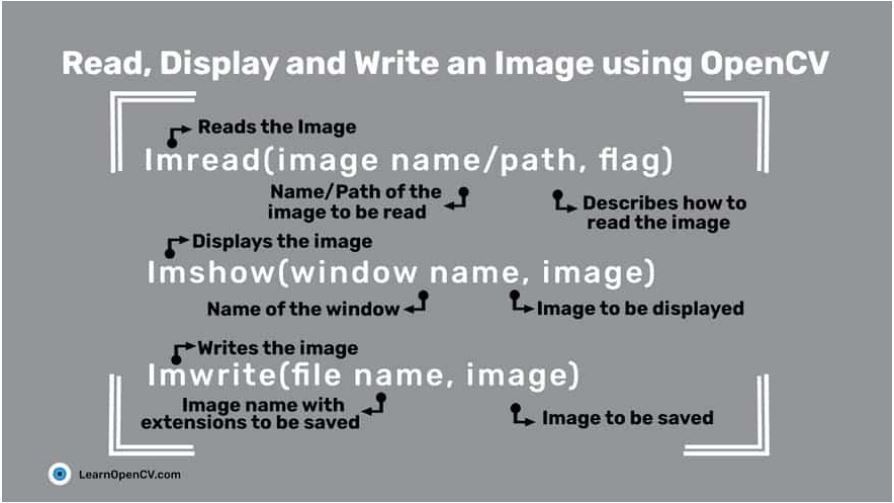
#> input picture images/1.JPG, 894 x 503 px
$ jupyter execute --allow-errors N2.ipynb
#> lines starting #> are read from the running program, lines starting #| are printed output that depends on the picture; after the words box and inside, x2 and y2 are one past the last pixel; in counts of white or black regions, pixels touching at a corner belong together
# Cropping an Image using OpenCV

[cell 1]
import cv2
import matplotlib.pyplot as plt
import numpy as np

from pylab import rcParams
rcParams['figure.figsize'] = 12, 9

[cell 2]
img=cv2.imread('images/1.JPG')
#> img is the input picture: shape (503, 894, 3); mean B, G, R 154.5, 151.5, 147.7

# Prints Dimensions of the image
print(img.shape)
#| (503, 894, 3)

# Display the image
cv2.imshow("original", img)
cv2.waitKey(0)
cv2.destroyAllWindows()

cropped = img[start_row:end_row, start_col:end_col]

[cell 3]
# Slicing to crop the image
cropped_image = img[80:280, 150:330]
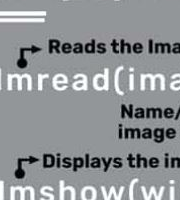
#> cropped_image: shape (200, 180, 3); mean B, G, R 149.4, 146.4, 142.6

# Display the cropped image
cv2.imshow("cropped", cropped_image)
cv2.waitKey(0)
cv2.destroyAllWindows()

## Chia hình ảnh thành các phần nhỏ bằng cách cắt xén

[cell 4]
img = cv2.imread('images/1.JPG')
image_copy = img.copy()
imgheight = img.shape[0]
#> imgheight = 503
imgwidth = img.shape[1]
#> imgwidth = 894
print('height',imgheight,'width',imgwidth)
#| height 503 width 894

sử dụng các bản vá có chiều cao và chiều rộng lần lượt là 76 pixel và 104 pixel. Bước (số pixel chúng ta di chuyển qua hình ảnh) cho các vòng lặp bên trong và bên ngoài bằng với chiều rộng và chiều cao của các mảng mà chúng ta đang xem xét.

[cell 5]
M = 76
N = 104
x1 = 0
y1 = 0

for y in range(0,imgheight,M):
    for x in range(0,imgwidth,N):
        if (imgheight - y) < M or (imgwidth -x) < N:
            break
        x1 = x + N
        y1 = y + M

        #kiểm tra xem chiều rộng hoặc chiều cao của bản vá
        #có vượt quá chiều rộng hoặc chiều cao của hình ảnh không
        if x1 >= imgwidth and y1 >= imgheight:
            x1 = imgwidth - 1
            y1 = imgheight - 1
            #Cắt thành các bản vá có kích thước MXN
            tiles = image_copy[y:y+M, x:x+N]
            #Lưu từng bản vá vào thư mục tệp
            cv2.imwrite('images/' + 'tile'+str(x)+'_'+str(y)+'.jpg',tiles)
            cv2.rectangle(img, (x,y), (x1,y1), (0,255,0),1)
        elif y1 >= imgheight: # when patch height exceeds the image height
            y1 = imgheight - 1
            #Crop into patches of size MxN
            tiles = image_copy[y:y+M, x:x+N]
            #Save each patch into file directory
            cv2.imwrite('images/'+'tile'+str(x)+'_'+str(y)+'.jpg', tiles)
            cv2.rectangle(img, (x, y), (x1, y1), (0, 255, 0), 1)
        elif x1 >= imgwidth: # when patch width exceeds the image width
            x1 = imgwidth - 1
            #Crop into patches of size MxN
            tiles = image_copy[y:y+M, x:x+N]
            #Save each patch into file directory
            cv2.imwrite('images/'+'tile'+str(x)+'_'+str(y)+'.jpg', tiles)
            cv2.rectangle(img, (x, y), (x1, y1), (0, 255, 0), 1)
        else:
            #Crop into patches of size MxN
            tiles = image_copy[y:y+M, x:x+N]
            #Save each patch into file directory
            cv2.imwrite('images/'+'tile'+str(x)+'_'+str(y)+'.jpg', tiles)
            cv2.rectangle(img, (x, y), (x1, y1), (0, 255, 0), 1)
#> this loop made 7 passes
#> pass 1, `cv2.imwrite('images/'+'tile'+str(x)+'_'+str(y)+'.jpg', tiles)`:
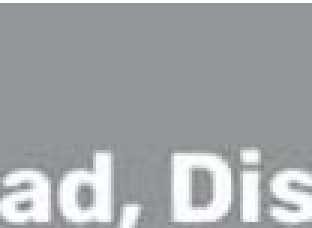
#> saved as tile104_0.jpg: shape (76, 104, 3) (shown 3 times larger); mean B, G, R 168.4, 165.7, 161.9
#> pass 1, `cv2.imwrite('images/'+'tile'+str(x)+'_'+str(y)+'.jpg', tiles)`:
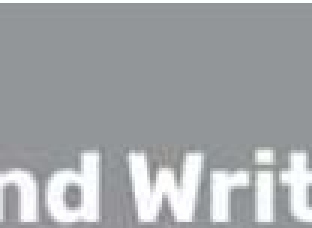
#> saved as tile312_0.jpg: shape (76, 104, 3) (shown 3 times larger); mean B, G, R 168.7, 165.9, 162.6
#> after the loop:
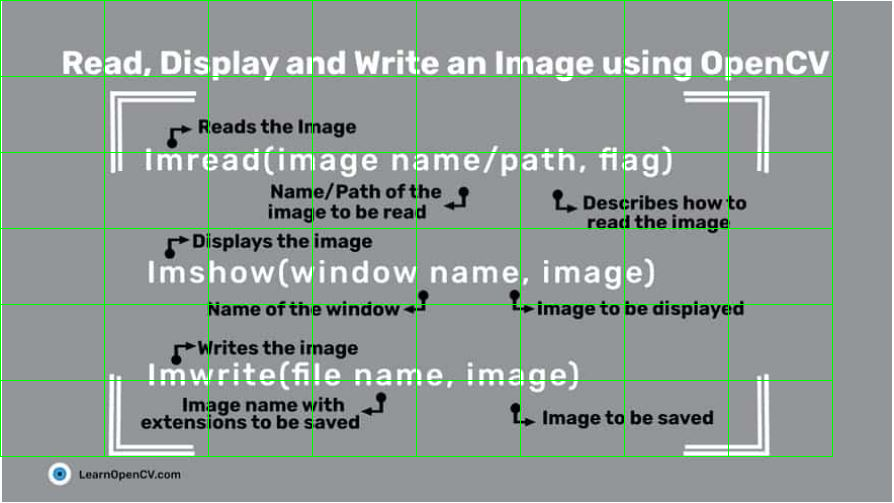
#> img: shape (503, 894, 3); 2.2% of pixels changed, all inside (x1, y1, x2, y2) = (0, 0, 833, 457)
#> after the loop:
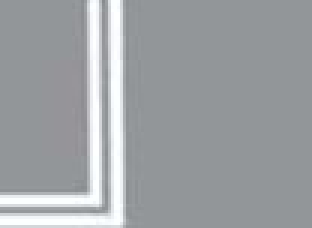
#> tiles: shape (76, 104, 3) (shown 3 times larger); mean B, G, R 164.2, 161.2, 157.7

[cell 6]
#Save full image into file directory
cv2.imshow("Patched Image",img)
cv2.imwrite("images/patched.jpg",img)

cv2.waitKey()
cv2.destroyAllWindows()

# Xoay và dịch hình ảnh bằng OpenCV

getRotationMatrix2D(center, angle, scale)
- center: tâm xoay của ảnh đầu vào
- angle: góc quay tính bằng độ
- scale: hệ số tỷ lệ đẳng hướng giúp tăng tỷ lệ hình ảnh lên hoặc xuống theo giá trị được cung cấp

Nếu angle dương, hình ảnh sẽ được xoay theo hướng ngược chiều kim đồng hồ. Nếu bạn muốn xoay hình ảnh theo chiều kim đồng hồ với cùng một lượng, thì angle cần phải âm.

Xoay là một hoạt động ba bước:

1. Đầu tiên, bạn cần lấy tâm quay. Đây thường là trung tâm của hình ảnh mà bạn đang cố xoay.
2. Tiếp theo, tạo ma trận xoay 2D. OpenCV cung cấp getRotationMatrix2D() chức năng mà chúng ta đã thảo luận ở trên.
3. Cuối cùng, áp dụng phép biến đổi affine cho hình ảnh, sử dụng ma trận xoay mà bạn đã tạo ở bước trước. Chức warpAffine() năng trong OpenCV thực hiện công việc.

Hàm warpAffine()áp dụng phép biến đổi affine cho ảnh. Sau khi áp dụng phép biến đổi affine, tất cả các đường song song trong ảnh gốc cũng sẽ vẫn song song trong ảnh đầu ra.

warpAffine(src, M, dsize[, dst[, flags[, borderMode[, borderValue]]]])

- src: pháp sư nguồn
- M: ma trận biến đổi
- dsize: kích thước của hình ảnh đầu ra
- dst: hình ảnh đầu ra
- flags: kết hợp các phương thức nội suy như INTER_LINEAR hoặc INTER_NEAREST
- borderMode: phương pháp ngoại suy pixel
- borderValue: giá trị được sử dụng trong trường hợp đường viền không đổi, có giá trị mặc định là 0

[cell 7]
image = cv2.imread('images/1.JPG')

#Tim diem trung tam
height, width = image.shape[:2]
#> height = 503; width = 894
center = (width/2,height/2)
#> center = (447, 251.5)
center
#> Out = (447, 251.5)

[cell 8]
rotate_matrix = cv2.getRotationMatrix2D(center=center,angle=45,scale=1)
#> rotate_matrix = [[0.707, 0.707, -46.91], [-0.707, 0.707, 389.7]]

[cell 9]
rotated_image = cv2.warpAffine(src=image,M=rotate_matrix,dsize=(width,height))
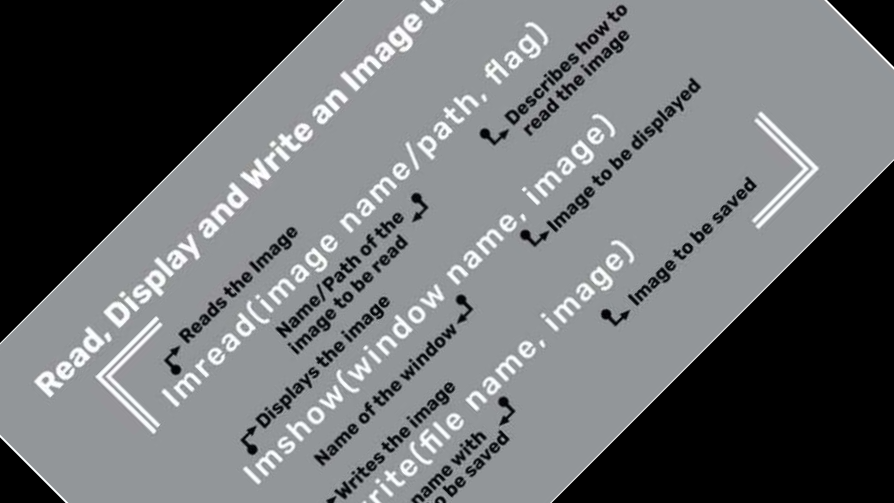
#> rotated_image: shape (503, 894, 3); mean B, G, R 111.7, 109.5, 106.8

[cell 10]
# visualize the original and the rotated image
cv2.imshow('Original image', image)
cv2.imshow('Rotated image', rotated_image)
# wait indefinitely, press any key on keyboard to exit
cv2.waitKey(0)
cv2.destroyAllWindows()
# write the output, the rotated image to disk
#cv2.imwrite('rotated_image.jpg', rotated_image)

## Dịch hình ảnh bằng OpenCV

[cell 11]
#get tx and ty values for translation
# you can specify any value of your choice
tx, ty = width / 4, height / 4
#> tx = 223.5; ty = 125.8

# create the translation matrix using tx and ty, it is a NumPy array
translation_matrix = np.array([
    [1, 0, tx],
    [0, 1, ty]
], dtype=np.float32)
#> translation_matrix = [[1, 0, 223.5], [0, 1, 125.8]]

[cell 12]
#apply the translation to the image
translated_image = cv2.warpAffine(src=image, M=translation_matrix, dsize=(width, height))
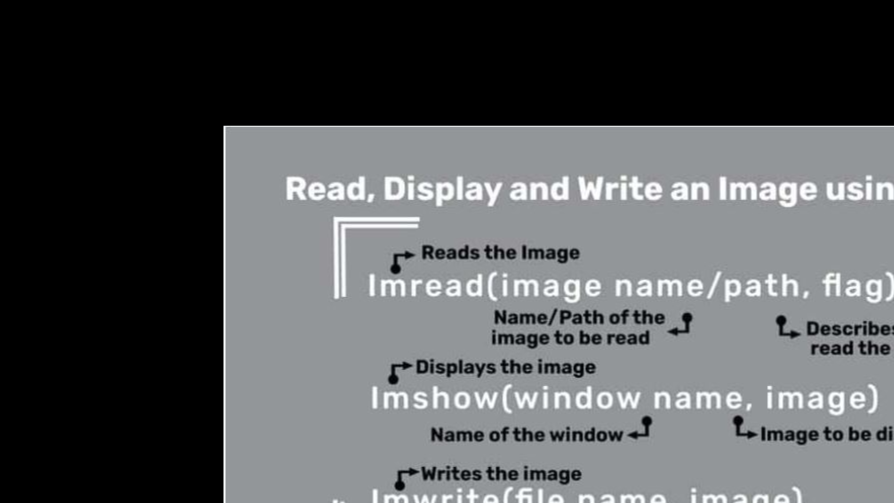
#> translated_image: shape (503, 894, 3); mean B, G, R 87.1, 85.5, 83.3

[cell 13]
# display the original and the Translated images
cv2.imshow('Translated image', translated_image)
cv2.imshow('Original image', image)
cv2.waitKey(0)
cv2.destroyAllWindows()
# save the translated image to disk
#cv2.imwrite('translated_image.jpg', translated_image)

[cell 14]
import requests
url = "https://cdn.pixabay.com/photo/2020/12/27/12/07/sunrise-5863751_1280.png"
#> (the rest of this cell did not finish here and is left out)

[cell 15]
# first step, reading the image
image = cv2.imread('image.png')
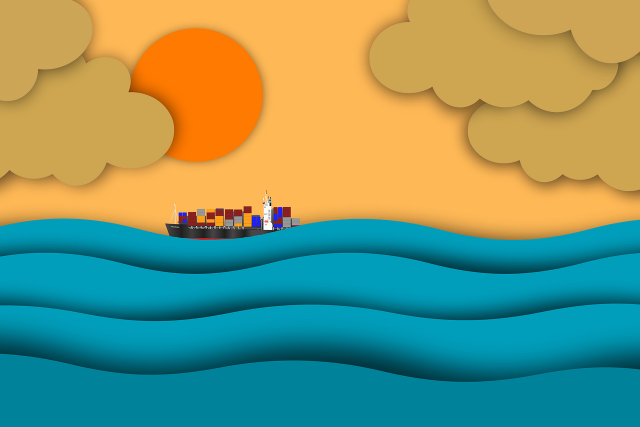
#> input picture image.png, 1280 x 853 px (shown at 1/2 size)
#> image is the input picture: shape (853, 1280, 3); mean B, G, R 113.6, 150.1, 120.6

# we need the image center for rotating it correctly
# we can get that using width/2, height/2
height, width = image.shape[:2]
center = (width/2, height/2)

[cell 16]
plt.imshow(image[:, :, ::-1])

[cell 17]
rotated_image = cv2.warpAffine(src=image, M=rotate_matrix, dsize=(width, height))
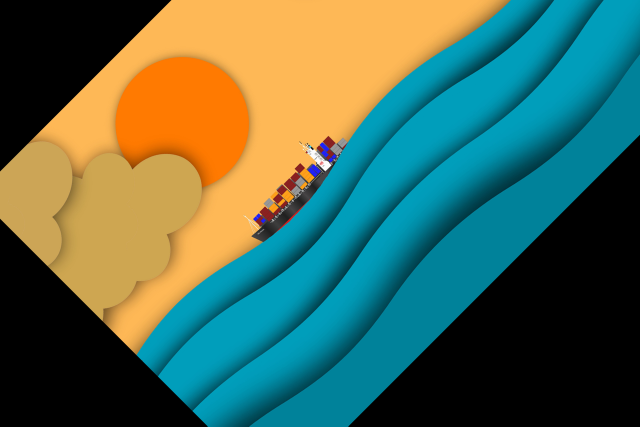
#> rotated_image: shape (853, 1280, 3) (shown at 1/2 size); mean B, G, R 84.5, 104.6, 75.1

[cell 18]
plt.imshow(image[:, :, ::-1])
plt.axis('off')
plt.show()
print('\n')
plt.imshow(rotated_image[:, :, ::-1])
plt.axis('off')
plt.show()
# we can also write the rotated image to disk
#cv2.imwrite('rotated_image.png', rotated_image)

[cell 19]
translated_image = cv2.warpAffine(
    src=image, M=translation_matrix, dsize=(width, height)
)
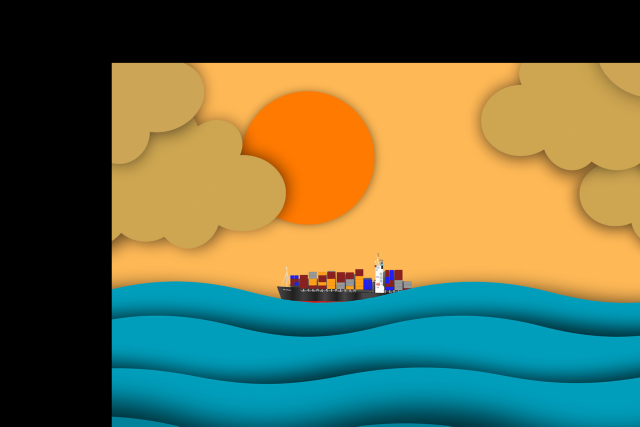
#> translated_image: shape (853, 1280, 3) (shown at 1/2 size); mean B, G, R 75.2, 108.6, 101.1

[cell 20]
# show the images
plt.imshow(translated_image[:, :, ::-1])
plt.axis('off')
plt.show()
print('\n')
plt.imshow(image[:, :, ::-1])
plt.axis('off')
plt.show()
#cv2.imwrite('translated_image.png', translated_image)
